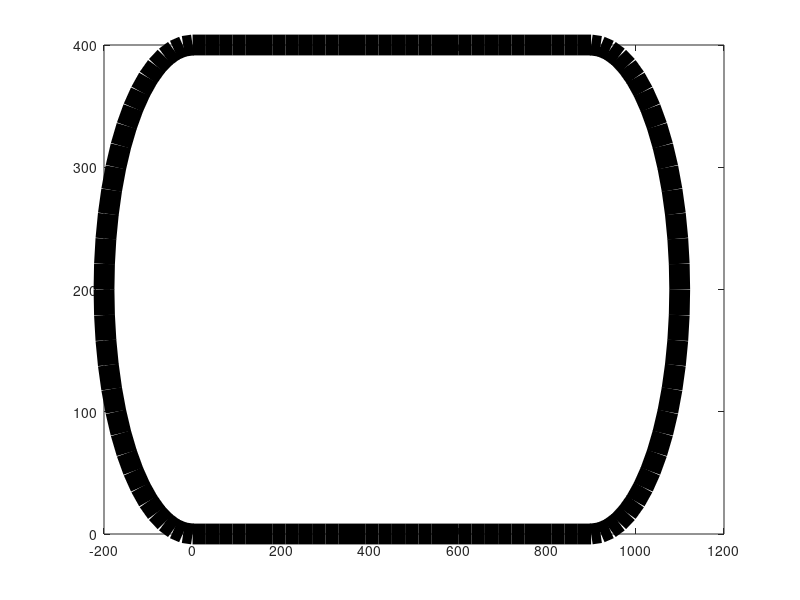

This chart was generated by the following MATLAB code: (Note: this script raises an error after producing the figure.)
% Track Specs
straightaway_length = 900; % Length of Track Straightaways [m]
turn_radius = 200; % Radius of Track Turns [m]
turn_angle = pi; % Angle of Turn (From Entry to Exit) [rad]
track_width = 15; % Width of Track [m]
car_width = 1; % Width of Car [m]
car_length = 2.5; % Length of Car (From Center) [m]

% Waypoint Setup
num_waypoints = 120; % Number of Waypoints for Track
delta_s = (2*straightaway_length)/(num_waypoints/2); % Change in Distance in Track Straightaways (30 for 120) [m]
delta_theta = (2*turn_angle)/(num_waypoints/2); % Change in Angle in Track Turns (pi/30 for 120) [rad]

% Track Coordinates
x_track_array = zeros(1,num_waypoints+1); % X Track Coordinates (Updated from 0 as code runs)
y_track_array = zeros(1,num_waypoints+1); % Y Track Coordinates (Updated from 0 as code runs)
theta_track_array = zeros(1,num_waypoints+1); % Angle Track Coordinates (Updated from 0 as code runs)

% Car Coordinates
car_center_x_array = zeros(1,num_waypoints+1); % Car RF X Coordinates (Updated from 0 as code runs)
car_center_y_array = zeros(1,num_waypoints+1); % Car RF Y Coordinates (Updated from 0 as code runs)
car_RF_x_array = zeros(1,num_waypoints+1); % Car RF X Coordinates (Updated from 0 as code runs)
car_RR_x_array = zeros(1,num_waypoints+1); % Car RR X Coordinates (Updated from 0 as code runs)
car_LF_x_array = zeros(1,num_waypoints+1); % Car LF X Coordinates (Updated from 0 as code runs)
car_LR_x_array = zeros(1,num_waypoints+1); % Car LR X Coordinates (Updated from 0 as code runs)
car_RF_y_array = zeros(1,num_waypoints+1); % Car RF Y Coordinates (Updated from 0 as code runs)
car_RR_y_array = zeros(1,num_waypoints+1); % Car RR Y Coordinates (Updated from 0 as code runs)
car_LF_y_array = zeros(1,num_waypoints+1); % Car LF Y Coordinates (Updated from 0 as code runs)
car_LR_y_array = zeros(1,num_waypoints+1); % Car LR Y Coordinates (Updated from 0 as code runs)

for i = 0:num_waypoints
    % Front Straightaway
    if i == 0 % Initial Start at (0,0)
        x_track_array(i+1) = 0; % X Coordinate of Track Instantaneously
        y_track_array(i+1) = 0; % Y Coordinate of Track Instantaneously
        theta_track_array(i+1) = 0; % Angle of Track Curvature Instantaneously
        car_center_x_array(i+1) = 0; % X Coordinate of Car Instantaneously
        car_center_y_array(i+1) = 0; % Y Coordinate of Car Instantaneously
        car_RF_x_array(i+1) = car_length; % X Coordinate RF of Car Instantaneously
        car_RR_x_array(i+1) = -car_length; % X Coordinate RR of Car Instantaneously
        car_LF_x_array(i+1) = car_length; % X Coordinate LF of Car Instantaneously
        car_LR_x_array(i+1) = -car_length; % X Coordinate LR of Car Instantaneously
        car_RF_y_array(i+1) = -car_width; % Y Coordinate RF of Car Instantaneously
        car_RR_y_array(i+1) = -car_width; % Y Coordinate RR of Car Instantaneously
        car_LF_y_array(i+1) = car_width; % Y Coordinate LF of Car Instantaneously
        car_LR_y_array(i+1) = car_width; % Y Coordinate LR of Car Instantaneously
    elseif (0 < i) && (i <= num_waypoints/4) % Points from (0,0) to (900,0)
        x_track_array(i+1) = (i)*delta_s;
        y_track_array(i+1) = 0;
        theta_track_array(i+1) = 0;
        car_center_x_array(i+1) = (i)*delta_s;
        car_center_y_array(i+1) = 0;
        car_RF_x_array(i+1) = (i)*delta_s + car_length;
        car_RR_x_array(i+1) = (i)*delta_s - car_length;
        car_LF_x_array(i+1) = (i)*delta_s + car_length;
        car_LR_x_array(i+1) = (i)*delta_s - car_length;
        car_RF_y_array(i+1) = -car_width;
        car_RR_y_array(i+1) = -car_width;
        car_LF_y_array(i+1) = car_width;
        car_LR_y_array(i+1) = car_width;
    % Turns 1 & 2
    elseif (num_waypoints/4 < i) && (i <= num_waypoints/2) % Points from (900,0) to (900,400)
        theta_track_array(i+1) = theta_track_array(i) + delta_theta;
        x_track_array(i+1) = straightaway_length + turn_radius*sin(theta_track_array(i+1));
        y_track_array(i+1) = turn_radius - turn_radius*cos(theta_track_array(i+1));
        car_center_x_array(i+1) = straightaway_length + turn_radius*sin(theta_track_array(i+1));
        car_center_y_array(i+1) = turn_radius - turn_radius*cos(theta_track_array(i+1));
        car_RF_x_array(i+1) = straightaway_length + turn_radius*sin(theta_track_array(i+1)) + car_length;
        car_RR_x_array(i+1) = straightaway_length + turn_radius*sin(theta_track_array(i+1)) - car_length;
        car_LF_x_array(i+1) = straightaway_length + turn_radius*sin(theta_track_array(i+1)) + car_length;
        car_LR_x_array(i+1) = straightaway_length + turn_radius*sin(theta_track_array(i+1)) - car_length;
        car_RF_y_array(i+1) = turn_radius - turn_radius*cos(theta_track_array(i+1)) + car_width;
        car_RR_y_array(i+1) = turn_radius - turn_radius*cos(theta_track_array(i+1)) + car_width;
        car_LF_y_array(i+1) = turn_radius - turn_radius*cos(theta_track_array(i+1)) - car_width;
        car_LR_y_array(i+1) = turn_radius - turn_radius*cos(theta_track_array(i+1)) - car_width;
    % Back Straightaway
    elseif (num_waypoints/2 < i) && (i <= num_waypoints*(3/4)) % Points from (900,400) to (0,400)
        x_track_array(i+1) = straightaway_length - (i-60)*delta_s;
        y_track_array(i+1) = 2 * turn_radius;
        theta_track_array(i+1) = 0;
        car_center_x_array(i+1) = straightaway_length - (i-60)*delta_s;
        car_center_y_array(i+1) = 2 * turn_radius;
        car_RF_x_array(i+1) = straightaway_length - (i-60)*delta_s - car_length;
        car_RR_x_array(i+1) = straightaway_length - (i-60)*delta_s + car_length;
        car_LF_x_array(i+1) = straightaway_length - (i-60)*delta_s - car_length;
        car_LR_x_array(i+1) = straightaway_length - (i-60)*delta_s + car_length;
        car_RF_y_array(i+1) = 2*turn_radius + car_width;
        car_RR_y_array(i+1) = 2*turn_radius + car_width;
        car_LF_y_array(i+1) = 2*turn_radius - car_width;
        car_LR_y_array(i+1) = 2*turn_radius - car_width;
    % Turns 3 & 4
    else  % Points from (0,400) to (0,0)
        theta_track_array(i+1) = theta_track_array(i) + delta_theta;
        x_track_array(i+1) = -turn_radius*sin(theta_track_array(i+1));
        y_track_array(i+1) = turn_radius + turn_radius*cos(theta_track_array(i+1));
        car_center_x_array(i+1) = -turn_radius*sin(theta_track_array(i+1));
        car_center_y_array(i+1) = turn_radius + turn_radius*cos(theta_track_array(i+1));
        car_RF_x_array(i+1) = -turn_radius*sin(theta_track_array(i+1)) - car_length;
        car_RR_x_array(i+1) = -turn_radius*sin(theta_track_array(i+1)) + car_length;
        car_LF_x_array(i+1) = -turn_radius*sin(theta_track_array(i+1)) - car_length;
        car_LR_x_array(i+1) = -turn_radius*sin(theta_track_array(i+1)) + car_length;
        car_RF_y_array(i+1) = turn_radius + turn_radius*cos(theta_track_array(i+1)) - car_width;
        car_RR_y_array(i+1) = turn_radius + turn_radius*cos(theta_track_array(i+1)) - car_width;
        car_LF_y_array(i+1) = turn_radius + turn_radius*cos(theta_track_array(i+1)) + car_width;
        car_LR_y_array(i+1) = turn_radius + turn_radius*cos(theta_track_array(i+1)) + car_width;
    end
end

% Plotting the Track
figure;
plot(x_track_array, y_track_array, 'k', 'LineWidth', track_width);
hold on;

for i = 0:num_waypoints
    % Plotting the Car Path
    if i == 0 % Initial Start Position of Car at (0,0)
        car_center_x_iter_array = [car_center_x_array(1),car_center_x_array(i+1)];
        car_center_y_iter_array = [car_center_y_array(1),car_center_y_array(i+1)];
    else % Position of Car
        car_center_x_iter_array = [car_center_x_array(i),car_center_x_array(i+1)];
        car_center_y_iter_array = [car_center_y_array(i),car_center_y_array(i+1)];
    end
    animated_line = animatedline(car_center_x_iter_array, car_center_y_iter_array,'Color','r','LineWidth',1);

    % Plotting the Car
    car_x_array = [car_RF_x_array(i+1),car_RR_x_array(i+1),car_LR_x_array(i+1),car_LF_x_array(i+1)]; % Combines X Coordinates of Car for Plotting
    car_y_array = [car_RF_y_array(i+1),car_RR_y_array(i+1),car_LR_y_array(i+1),car_LF_y_array(i+1)]; % Combines Y Coordinates of Car for Plotting
    patch(car_x_array,car_y_array,'c');
end

% Set axis limits
axis equal;
axis([-100, straightaway_length + 100, -50, 2 * turn_radius + 50]);

% Add labels and title
xlabel('X (m)');
ylabel('Y (m)');
title('Race Track with Racecar');
